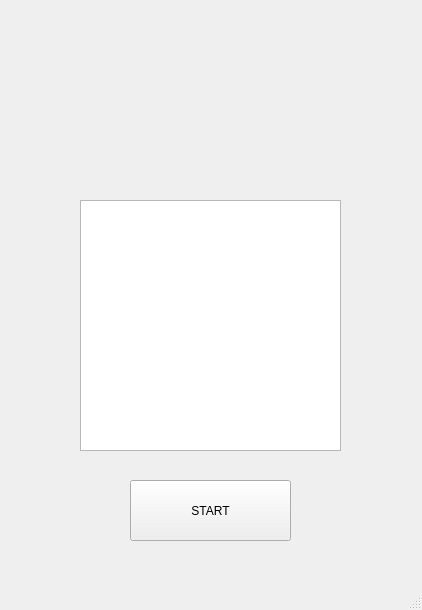
<?xml version="1.0" encoding="UTF-8"?>
<ui version="4.0">
 <class>MainWindow</class>
 <widget class="QMainWindow" name="MainWindow">
  <property name="geometry">
   <rect>
    <x>0</x>
    <y>0</y>
    <width>422</width>
    <height>610</height>
   </rect>
  </property>
  <property name="windowTitle">
   <string>MainWindow</string>
  </property>
  <widget class="QWidget" name="centralwidget">
   <widget class="QPushButton" name="home_start_button">
    <property name="geometry">
     <rect>
      <x>130</x>
      <y>480</y>
      <width>161</width>
      <height>61</height>
     </rect>
    </property>
    <property name="text">
     <string>START</string>
    </property>
   </widget>
   <widget class="QListWidget" name="home_listbox">
    <property name="geometry">
     <rect>
      <x>80</x>
      <y>200</y>
      <width>261</width>
      <height>251</height>
     </rect>
    </property>
   </widget>
   <widget class="QLabel" name="advantest_logo">
    <property name="geometry">
     <rect>
      <x>80</x>
      <y>50</y>
      <width>261</width>
      <height>131</height>
     </rect>
    </property>
    <property name="text">
     <string/>
    </property>
    <property name="pixmap">
     <pixmap>logo.png</pixmap>
    </property>
    <property name="scaledContents">
     <bool>true</bool>
    </property>
   </widget>
  </widget>
  <widget class="QMenuBar" name="menubar">
   <property name="geometry">
    <rect>
     <x>0</x>
     <y>0</y>
     <width>422</width>
     <height>22</height>
    </rect>
   </property>
  </widget>
  <widget class="QStatusBar" name="statusbar"/>
 </widget>
 <resources/>
 <connections/>
</ui>
